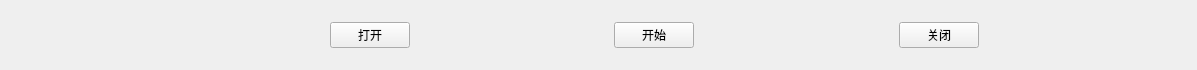
    <widget class="QWidget" name="widget_11" native="true">
     <property name="maximumSize">
      <size>
       <width>16777215</width>
       <height>70</height>
      </size>
     </property>
     <layout class="QGridLayout" name="gridLayout_99">
      <item row="0" column="0">
       <widget class="QWidget" name="widget_12" native="true">
        <layout class="QGridLayout" name="gridLayout_97">
         <item row="0" column="0">
          <spacer name="horizontalSpacer_19">
           <property name="orientation">
            <enum>Qt::Horizontal</enum>
           </property>
           <property name="sizeType">
            <enum>QSizePolicy::Fixed</enum>
           </property>
           <property name="sizeHint" stdset="0">
            <size>
             <width>40</width>
             <height>20</height>
            </size>
           </property>
          </spacer>
         </item>
         <item row="0" column="1">
          <widget class="QLabel" name="camera_label">
           <property name="text">
            <string/>
           </property>
           <property name="alignment">
            <set>Qt::AlignCenter</set>
           </property>
          </widget>
         </item>
         <item row="0" column="2">
          <spacer name="horizontalSpacer_20">
           <property name="orientation">
            <enum>Qt::Horizontal</enum>
           </property>
           <property name="sizeType">
            <enum>QSizePolicy::Fixed</enum>
           </property>
           <property name="sizeHint" stdset="0">
            <size>
             <width>40</width>
             <height>20</height>
            </size>
           </property>
          </spacer>
         </item>
        </layout>
       </widget>
      </item>
      <item row="0" column="1">
       <widget class="QWidget" name="widget_13" native="true">
        <property name="maximumSize">
         <size>
          <width>1100</width>
          <height>16777215</height>
         </size>
        </property>
        <layout class="QGridLayout" name="gridLayout_98">
         <item row="0" column="4">
          <spacer name="horizontalSpacer_23">
           <property name="orientation">
            <enum>Qt::Horizontal</enum>
           </property>
           <property name="sizeHint" stdset="0">
            <size>
             <width>199</width>
             <height>20</height>
            </size>
           </property>
          </spacer>
         </item>
         <item row="0" column="6">
          <spacer name="horizontalSpacer_24">
           <property name="orientation">
            <enum>Qt::Horizontal</enum>
           </property>
           <property name="sizeHint" stdset="0">
            <size>
             <width>198</width>
             <height>20</height>
            </size>
           </property>
          </spacer>
         </item>
         <item row="0" column="1">
          <widget class="QPushButton" name="button_open">
           <property name="text">
            <string>打开</string>
           </property>
          </widget>
         </item>
         <item row="0" column="2">
          <spacer name="horizontalSpacer_22">
           <property name="orientation">
            <enum>Qt::Horizontal</enum>
           </property>
           <property name="sizeHint" stdset="0">
            <size>
             <width>198</width>
             <height>20</height>
            </size>
           </property>
          </spacer>
         </item>
         <item row="0" column="0">
          <spacer name="horizontalSpacer_21">
           <property name="orientation">
            <enum>Qt::Horizontal</enum>
           </property>
           <property name="sizeHint" stdset="0">
            <size>
             <width>199</width>
             <height>20</height>
            </size>
           </property>
          </spacer>
         </item>
         <item row="0" column="3">
          <widget class="QPushButton" name="button_start">
           <property name="text">
            <string>开始</string>
           </property>
          </widget>
         </item>
         <item row="0" column="5">
          <widget class="QPushButton" name="button_close">
           <property name="text">
            <string>关闭</string>
           </property>
          </widget>
         </item>
        </layout>
       </widget>
      </item>
     </layout>
    </widget>
